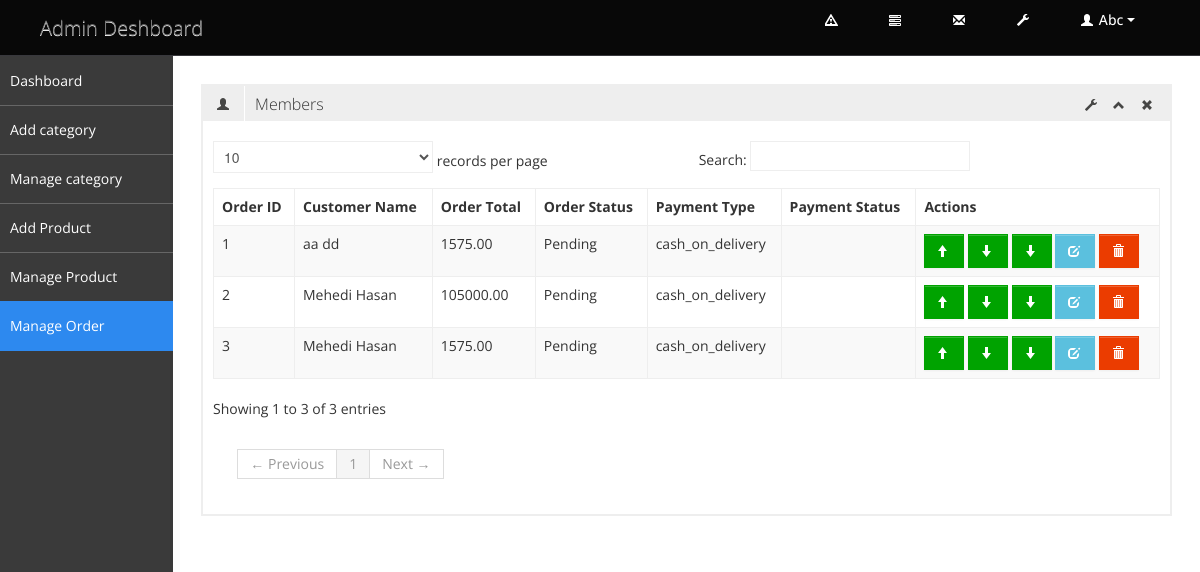
Screenshot of /admin/manage_order.php (signed in) with the database file from the repository.
### tables this page shows
CREATE TABLE `tbl_order` (
  `order_id` int(6) NOT NULL,
  `customer_id` int(8) NOT NULL,
  `shipping_id` int(6) NOT NULL,
  `order_total` float(8,2) NOT NULL,
  `order_status` varchar(25) NOT NULL DEFAULT 'Pending',
  `order_date` timestamp NOT NULL DEFAULT current_timestamp()
);

CREATE TABLE `tbl_customer` (
  `customer_id` int(8) NOT NULL,
  `first_name` varchar(30) NOT NULL,
  `last_name` varchar(30) NOT NULL,
  `email` varchar(50) NOT NULL,
  `password` varchar(50) NOT NULL,
  `address` text NOT NULL,
  `phone_number` varchar(16) NOT NULL,
  `city` varchar(50) NOT NULL,
  `country` varchar(30) NOT NULL
);

CREATE TABLE `tbl_payment` (
  `payment_id` int(6) NOT NULL,
  `order_id` int(6) NOT NULL,
  `payment_type` varchar(25) NOT NULL,
  `payment_status` varchar(12) NOT NULL,
  `payment_date` timestamp NOT NULL DEFAULT current_timestamp()
);

### admin/manage_order.php (called while the page is built, shortened)
<?php
	include 'admin_deshboard.php';
?>

### classes/admin.php (called while the page is built, shortened)
<?php
	class Admin{
		public function __construct()
		{
			$host_name="localhost";
			$user_name="root";
			$password="";
			$db_name="db_ecommerce_using_raw_php";
			$connection=mysqli_connect($host_name, $user_name, $password);
			if($connection)
			{
				$db_select= mysqli_select_db($connection, $db_name);
				if($db_select)
					{
						return $connection;
					}
				else
					{
						die("Database selection failed".mysqli_error($connection));
					}
			}
			else
				{
					die("Database server connection failed".mysqli_error($connection));
				}
		}
	function select_order_info(){
		$connection=$this-> __construct();
		$sql="SELECT o.order_id, o.customer_id, c.first_name, c.last_name, o.order_total, o.order_status, p.payment_type, p.payment_status FROM tbl_order as o, tbl_customer as c, tbl_payment as p WHERE o.order_id=p.order_id AND o.customer_id=c.customer_id";
		if(mysqli_query($connection, $sql))
		{
			$query_result=mysqli_query($connection, $sql);
			return $query_result;
		}
		else
		{
			die("Query Problem ".mysqli_error($connection));
		}
	}
	}
?>

### admin/pages/manage_order_content.php (the view, shortened to what this page needs)
<?php
	require '../classes/admin.php';
	$obj_admin=new Admin();
	$query_result=$obj_admin->select_order_info();
?>
<div class="row-fluid sortable">
				<div class="box span12">
					<div class="box-header" data-original-title>
						<h2><i class="halflings-icon user"></i><span class="break"></span>Members</h2>
						<div class="box-icon">
							<a href="#" class="btn-setting"><i class="halflings-icon wrench"></i></a>
							<a href="#" class="btn-minimize"><i class="halflings-icon chevron-up"></i></a>
							<a href="#" class="btn-close"><i class="halflings-icon remove"></i></a>
						</div>
					</div>
					<div class="box-content">
						<h2><?php
						?></h2>
						<table class="table table-striped table-bordered bootstrap-datatable datatable">
						  <thead>
							  <tr>
								  <th>Order ID</th>
								  <th>Customer Name</th>
								  <th>Order Total</th>
								  <th>Order Status</th>
								  <th>Payment Type</th>
								  <th>Payment Status</th>
								  <th>Actions</th>
							  </tr>
						  </thead>
						  <tbody>
						  <?php while($order_info=mysqli_fetch_assoc($query_result)){?>
							<tr>
								<td><?php echo $order_info['order_id'];?></td>
								<td><?php echo $order_info['first_name']." ".$order_info['last_name'];?></td>
								<td><?php echo $order_info['order_total'];?></td>
								<td><?php echo $order_info['order_status'];?></td>
								<td class="center"><?php echo $order_info['payment_type'];?></td>
								<td class="center"><?php echo $order_info['payment_status'];?></td>
								<td class="center">
									<a class="btn btn-success" href="?p_status=unpublished&category_id=<?php echo $order_info['category_id']?>" title="View Order">
											<i class="halflings-icon white arrow-up"></i>
									</a>
									<a class="btn btn-success" href="?p_status=published&category_id=<?php echo $order_info['category_id']?>" title="View Order invoice">
											<i class="halflings-icon white arrow-down"></i>
									</a>
									<a class="btn btn-success" href="?p_status=published&category_id=<?php echo $order_info['category_id']?>" title="Download Order invoice">
											<i class="halflings-icon white arrow-down"></i>
									</a>
									<a class="btn btn-info" href="edit_category.php?category_id=<?php echo $order_info['category_id']; ?>" title="Edit">
										<i class="halflings-icon white edit"></i>
									</a>
									<a class="btn btn-danger" href="?p_status=delete&category_id=<?php echo $order_info['category_id']; ?>" onClick="checkDelete();" title="Delete">
										<i class="halflings-icon white trash"></i>
									</a>
								</td>
							</tr>
						  <?php } ?>
						  </tbody>
					  </table>
					</div>
				</div>
			</div>

### admin/css/style.css (style rules this page uses)
body { background: #F5F5F5; color: #333; border: none; font-family: 'Open Sans', sans-serif; font-weight: 400; }
a { color: #646464; }
h2 { font-size: 16px; line-height: 16px; }
.box { border: 2px solid #eee; background: #fff !important; margin-bottom: 28px; }
.box-header { height: 16px; font-size: 16px; line-height: 16px; padding: 10px; background: #eee; -webkit-box-shadow: none; -moz-box-shadow: none; box-shadow: none; overflow: hidden; }
.box-header h2 { float:left; margin-top: 0px; font-weight: 300; }
.box-header h2 i { margin: 0px 3px 0px 4px; opacity: .8; filter: alpha(opacity=80); -ms-filter:"progid:DXImageTransform.Microsoft.Alpha(Opacity=80)"; }
.box-header .box-icon { float:right; margin-top: 1px; }
.box-header .box-icon i { -webkit-transition: all 0.1s ease-in-out; -moz-transition: all 0.1s ease-in-out; -o-transition: all 0.1s ease-in-out; -ms-transition: all 0.1s ease-in-out; transition: all 0.1s ease-in-out; opacity: .8; filter: alpha(opacity=80); -ms-filter:"progid:DXImageTransform.Microsoft.Alpha(Opacity=80)"; }
.box-header .box-icon a { margin: 0px 5px; }
.box-content { position: relative; z-index: 50; margin-top: -1px; padding: 10px; background: #fff !important; }
.btn { display: inline-block; padding: 6px 12px; margin-bottom: 0; font-size: 14px; font-weight: 500; line-height: 20px; text-align: center; white-space: nowrap; vertical-align: middle; cursor: pointer; border: 1px solid #a7a9aa; -webkit-border-radius: 0px !important; border-radius: 0px !important; }
.btn i { margin-top: 2px; }
.btn { color: #ffffff; background-color: #a7a9aa; border-color: #a7a9aa; background-image: none; filter: none; text-shadow: none; }
.btn-danger { background-color: #EB3C00; border-color: #EB3C00; }
.btn-success { background-color: #00A300; border-color: #00A300; }
.btn-info { background-color: #5bc0de; border-color: #5bc0de; }
.table th, .table td { border-top: 1px solid #eee; }
.table-bordered { border-color: #eee; -webkit-border-radius: 0px !important; -moz-border-radius: 0px !important; border-radius: 0px !important; }
.table-bordered th, .table-bordered td { border-left: 1px solid #eee; }
.table-bordered thead:first-child tr:first-child > th:first-child, .table-bordered tbody:first-child tr:first-child > td:first-child, .table-bordered tbody:first-child tr:first-child > th:first-child { -webkit-border-radius: 0px !important; -moz-border-radius: 0px !important; border-radius: 0px !important; }
.table-bordered thead:first-child tr:first-child > th:last-child, .table-bordered tbody:first-child tr:first-child > td:last-child, .table-bordered tbody:first-child tr:first-child > th:last-child { -webkit-border-radius: 0px !important; -moz-border-radius: 0px !important; border-radius: 0px !important; }
.table-bordered thead:last-child tr:last-child > th:first-child, .table-bordered tbody:last-child tr:last-child > td:first-child, .table-bordered tbody:last-child tr:last-child > th:first-child, .table-bordered tfoot:last-child tr:last-child > td:first-child, .table-bordered tfoot:last-child tr:last-child > th:first-child { -webkit-border-radius: 0px !important; -moz-border-radius: 0px !important; border-radius: 0px !important; }
.table-bordered thead:last-child tr:last-child > th:last-child, .table-bordered tbody:last-child tr:last-child > td:last-child, .table-bordered tbody:last-child tr:last-child > th:last-child, .table-bordered tfoot:last-child tr:last-child > td:last-child, .table-bordered tfoot:last-child tr:last-child > th:last-child { -webkit-border-radius: 0px !important; -moz-border-radius: 0px !important; border-radius: 0px !important; }

### rows the page displays
tbl_order: order_id "1", customer.first_name "aa", customer.last_name "dd", order_total "1575.00", order_status "Pending", tbl_payment.payment_type "cash_on_delivery"
tbl_order: order_id "2", customer.first_name "Mehedi", customer.last_name "Hasan", order_total "105000.00", order_status "Pending", tbl_payment.payment_type "cash_on_delivery"
tbl_order: order_id "3", customer.first_name "Mehedi", customer.last_name "Hasan", order_total "1575.00", order_status "Pending", tbl_payment.payment_type "cash_on_delivery"

### other values shown
$_SESSION['admin_name'] "Abc"
